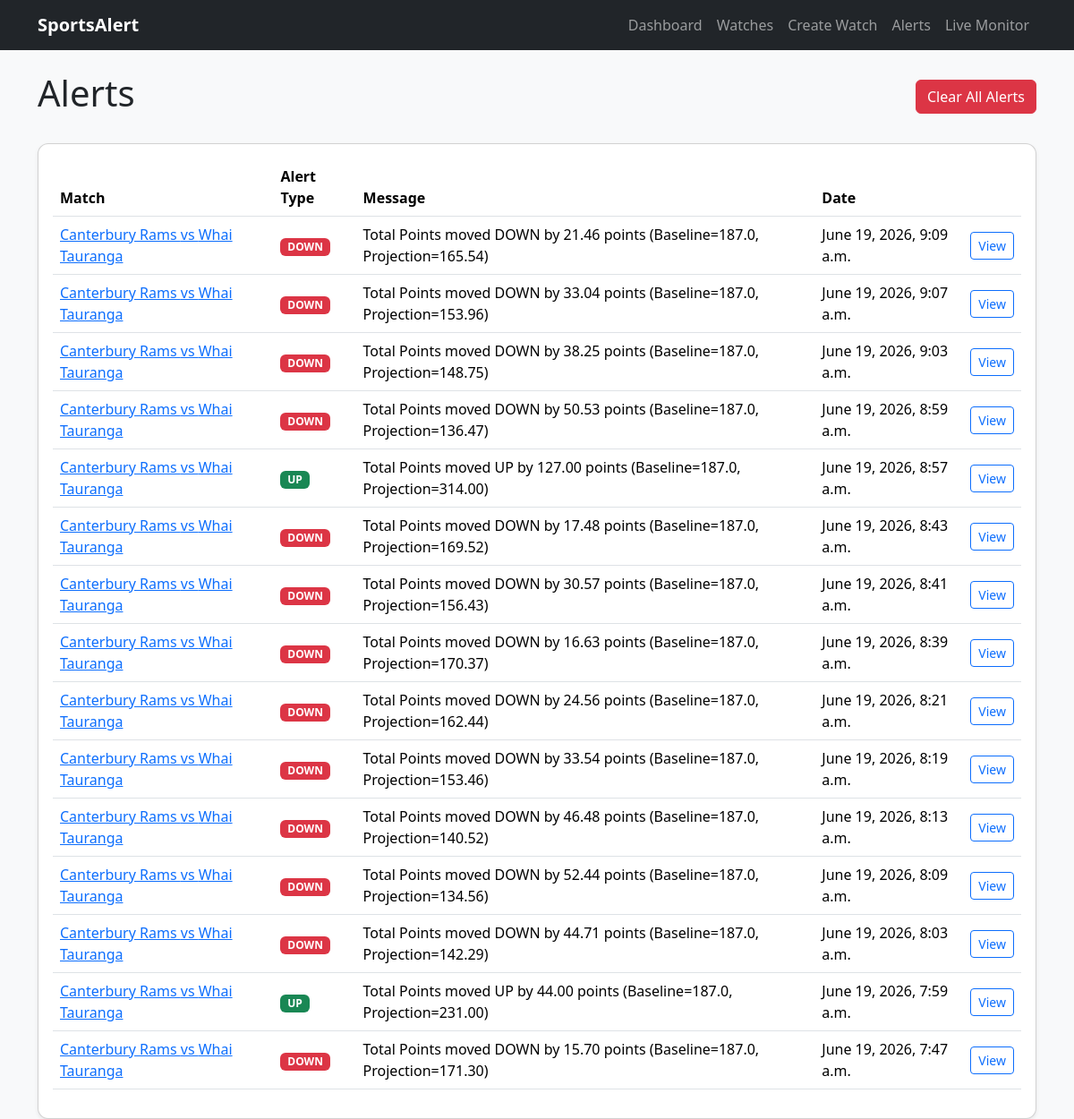
/alerts/, run on an earlier commit of the app's database.
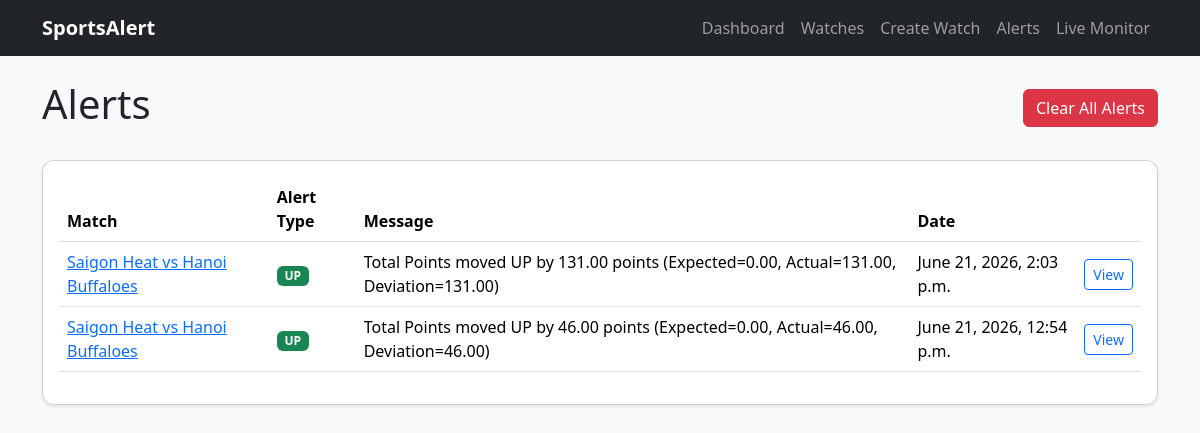
And on a later commit of the database.
### monitoring/models.py (models this page shows, shortened)
class Alert(models.Model):
    ALERT_TYPES = (
        ('UP', 'UP'),
        ('DOWN', 'DOWN'),
    )
    watch = models.ForeignKey(
        Watch,
        on_delete=models.CASCADE
    )
    parameter = models.ForeignKey(
        WatchParameter,
        on_delete=models.CASCADE,
        null=True,
        blank=True
    )
    alert_type = models.CharField(
        max_length=10,
        choices=ALERT_TYPES
    )
    projection = models.FloatField()
    deviation = models.FloatField()
    message = models.TextField()
    created_at = models.DateTimeField(
        auto_now_add=True
    )

class Watch(models.Model):
    SPORT_CHOICES = (
        ('basketball', 'Basketball'),
        ('football', 'Football'),
    )
    sport = models.CharField(
        max_length=20,
        choices=SPORT_CHOICES
    )
    match_id = models.CharField(
        max_length=100
    )
    home_team = models.CharField(
        max_length=100,
        blank=True
    )
    away_team = models.CharField(
        max_length=100,
        blank=True
    )
    league = models.CharField(
        max_length=100,
        blank=True
    )
    active = models.BooleanField(
        default=True
    )
    monitoring_start = models.DateTimeField(
        null=True,
        blank=True,
        help_text="Time monitoring should begin"
    )
    monitoring_started = models.BooleanField(
        default=False
    )
    monitoring_finished = models.BooleanField(
        default=False
    )
    game_status = models.CharField(
        max_length=20,
        blank=True,
        default=""
    )
    last_polled = models.DateTimeField(
        null=True,
        blank=True
    )
    total_game_minutes = models.IntegerField(
        default=40
    )
    created_at = models.DateTimeField(
        auto_now_add=True
    )

### monitoring/views.py (the view)
class AlertListView(ListView):
    model = Alert
    template_name = "monitoring/alert_list.html"
    context_object_name = "alerts"
    ordering = ["-created_at"]

### monitoring/templates/monitoring/alert_list.html
{% extends "monitoring/base.html" %}
{% block content %}
<div class="d-flex justify-content-between align-items-center mb-4">
    <h1>Alerts</h1>
    <a href="{% url 'clear-alerts' %}"
       class="btn btn-danger"
       onclick="return confirm('Clear all alerts?');">
        Clear All Alerts
    </a>
</div>
<div class="card shadow-sm">
    <div class="card-body">
        {% if alerts %}
            <table class="table table-hover align-middle">
                <thead>
                    <tr>
                        <th>Match</th>
                        <th>Alert Type</th>
                        <th>Message</th>
                        <th>Date</th>
                        <th></th>
                    </tr>
                </thead>
                <tbody>
                    {% for alert in alerts %}
                    <tr>
                        <td>
                            <a href="{% url 'watch-detail' alert.watch.pk %}">
                                {{ alert.watch.home_team }}
                                vs
                                {{ alert.watch.away_team }}
                            </a>
                        </td>
                        <td>
                            {% if alert.alert_type == "UP" %}
                                <span class="badge bg-success">
                                    UP
                                </span>
                            {% else %}
                                <span class="badge bg-danger">
                                    DOWN
                                </span>
                            {% endif %}
                        </td>
                        <td>
                            {{ alert.message }}
                        </td>
                        <td>
                            {{ alert.created_at }}
                        </td>
                        <td>
                            <a href="{% url 'alert-detail' alert.pk %}"
                               class="btn btn-sm btn-outline-primary">
                                View
                            </a>
                        </td>
                    </tr>
                    {% endfor %}
                </tbody>
            </table>
        {% else %}
            <div class="alert alert-info">
                No alerts available.
            </div>
        {% endif %}
    </div>
</div>
{% endblock %}

What changed in the data, as far as the page shows it:
removed Alert: watch.home_team "Canterbury Rams", watch.away_team "Whai Tauranga", alert_type "DOWN", message "Total Points moved DOWN by 21.46 points (Baseline=187.0, Projection=165.54)", created_at "June 19, 2026, 9:09 a.m."
removed Alert: watch.home_team "Canterbury Rams", watch.away_team "Whai Tauranga", alert_type "DOWN", message "Total Points moved DOWN by 33.04 points (Baseline=187.0, Projection=153.96)", created_at "June 19, 2026, 9:07 a.m."
removed Alert: watch.home_team "Canterbury Rams", watch.away_team "Whai Tauranga", alert_type "DOWN", message "Total Points moved DOWN by 38.25 points (Baseline=187.0, Projection=148.75)", created_at "June 19, 2026, 9:03 a.m."
removed Alert: watch.home_team "Canterbury Rams", watch.away_team "Whai Tauranga", alert_type "DOWN", message "Total Points moved DOWN by 50.53 points (Baseline=187.0, Projection=136.47)", created_at "June 19, 2026, 8:59 a.m."
removed Alert: watch.home_team "Canterbury Rams", watch.away_team "Whai Tauranga", alert_type "UP", message "Total Points moved UP by 127.00 points (Baseline=187.0, Projection=314.00)", created_at "June 19, 2026, 8:57 a.m."
removed Alert: watch.home_team "Canterbury Rams", watch.away_team "Whai Tauranga", alert_type "DOWN", message "Total Points moved DOWN by 17.48 points (Baseline=187.0, Projection=169.52)", created_at "June 19, 2026, 8:43 a.m."
removed Alert: watch.home_team "Canterbury Rams", watch.away_team "Whai Tauranga", alert_type "DOWN", message "Total Points moved DOWN by 30.57 points (Baseline=187.0, Projection=156.43)", created_at "June 19, 2026, 8:41 a.m."
removed Alert: watch.home_team "Canterbury Rams", watch.away_team "Whai Tauranga", alert_type "DOWN", message "Total Points moved DOWN by 16.63 points (Baseline=187.0, Projection=170.37)", created_at "June 19, 2026, 8:39 a.m."
removed Alert: watch.home_team "Canterbury Rams", watch.away_team "Whai Tauranga", alert_type "DOWN", message "Total Points moved DOWN by 24.56 points (Baseline=187.0, Projection=162.44)", created_at "June 19, 2026, 8:21 a.m."
removed Alert: watch.home_team "Canterbury Rams", watch.away_team "Whai Tauranga", alert_type "DOWN", message "Total Points moved DOWN by 33.54 points (Baseline=187.0, Projection=153.46)", created_at "June 19, 2026, 8:19 a.m."
removed Alert: watch.home_team "Canterbury Rams", watch.away_team "Whai Tauranga", alert_type "DOWN", message "Total Points moved DOWN by 46.48 points (Baseline=187.0, Projection=140.52)", created_at "June 19, 2026, 8:13 a.m."
removed Alert: watch.home_team "Canterbury Rams", watch.away_team "Whai Tauranga", alert_type "DOWN", message "Total Points moved DOWN by 52.44 points (Baseline=187.0, Projection=134.56)", created_at "June 19, 2026, 8:09 a.m."
removed Alert: watch.home_team "Canterbury Rams", watch.away_team "Whai Tauranga", alert_type "DOWN", message "Total Points moved DOWN by 44.71 points (Baseline=187.0, Projection=142.29)", created_at "June 19, 2026, 8:03 a.m."
removed Alert: watch.home_team "Canterbury Rams", watch.away_team "Whai Tauranga", alert_type "UP", message "Total Points moved UP by 44.00 points (Baseline=187.0, Projection=231.00)", created_at "June 19, 2026, 7:59 a.m."
removed Alert: watch.home_team "Canterbury Rams", watch.away_team "Whai Tauranga", alert_type "DOWN", message "Total Points moved DOWN by 15.70 points (Baseline=187.0, Projection=171.30)", created_at "June 19, 2026, 7:47 a.m."
added Alert: watch.home_team "Saigon Heat", watch.away_team "Hanoi Buffaloes", alert_type "UP", message "Total Points moved UP by 131.00 points (Expected=0.00, Actual=131.00, Deviation=131.00)", created_at "June 21, 2026, 2:03 p.m."
added Alert: watch.home_team "Saigon Heat", watch.away_team "Hanoi Buffaloes", alert_type "UP", message "Total Points moved UP by 46.00 points (Expected=0.00, Actual=46.00, Deviation=46.00)", created_at "June 21, 2026, 12:54 p.m."
